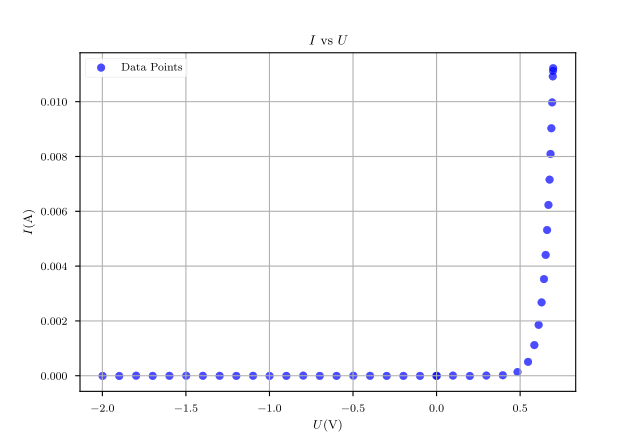

Recreate this plot in Python.
import numpy as np
import matplotlib.pyplot as plt
from sklearn.linear_model import LinearRegression
import matplotlib

plt.rcParams.update({
    "text.usetex": True,
    "font.family": "CMU Serif",
})
matplotlib.rcParams['mathtext.fontset'] = 'stix'
plt.style.use('seaborn-v0_8-paper')

data_u = [-0.00160994, 0.0978844, 0.198989, 0.297839, 0.396368, 0.484593, 
         0.54738, 0.585053, 0.610813, 0.628522, 0.64269, 0.652994, 
         0.661366, 0.669416, 0.676178, 0.681974, 0.686805, 0.691635, 
         0.695499, 0.697753, 0.697109]

data_i = [-1.60E-06, 4.84E-06, -8.04E-06, 8.06E-06, 1.77E-05, 0.000136853, 
         0.00050714, 0.00111892, 0.00185627, 0.00267734, 0.00352739, 
         0.00440964, 0.00531765, 0.00623209, 0.0071562, 0.00809319, 
         0.00903018, 0.00997361, 0.0109235, 0.0112229, 0.0111231]

data_u1 = [-0.00160994, 0.0991723, 0.198345, 0.298483, 0.3983, 0.498116, 
         0.598577, 0.699037, 0.797888, 0.898992, 0.999453, 1.0983, 
         1.19844, 1.29826, 1.3984, 1.49822, 1.59868, 1.69882, 1.79799, 
         1.89909, 1.99891]

data_u1 = [-_ for _ in data_u1]

data_i1 = [-1.60E-06, -4.82E-06, -4.82E-06, -4.82E-06, -1.60E-06, 1.62E-06, 
         -4.82E-06, -4.82E-06, 4.84E-06, -4.82E-06, -4.82E-06, -1.60E-06, 
         -4.82E-06, -1.60E-06, -1.60E-06, 1.62E-06, -1.60E-06, -4.82E-06, 
         1.62E-06, -8.04E-06, -4.82E-06]

data_u =  data_u + data_u1
data_i =  data_i + data_i1

# Data
y = np.array(data_i)
x = np.array(data_u).reshape(-1, 1)

# Perform linear regression
model = LinearRegression()
model.fit(x, y)
# Get the slope and intercept of the line best fit
slope = model.coef_[0]
intercept = model.intercept_
print(f"Slope: {slope}")

# Get the R^2 value
r_squared = model.score(x, y)

# Generate predictions
y_pred = model.predict(x)

# Plotting
plt.scatter(x, y, color='blue', alpha=0.7,  label='Data Points')
# plt.plot(x, y_pred, color='purple', alpha = 0.7, label='Linear Regression Line')
plt.title('$I$ vs $U$')
plt.ylabel('$I (\\mathrm{A})$')
plt.xlabel('$U (\\mathrm{V})$')
plt.legend()
plt.grid()

# Add the equation of the line
# plt.text(0.001, 0.26, f"$U = {slope:.2f}I + {intercept:.2f}$, $R^2 = {r_squared:.2f}$", fontsize=12)
print(f"Slope: {slope}, Intercept: {intercept}, R^2: {r_squared}")
plt.savefig("plot3.pdf")
